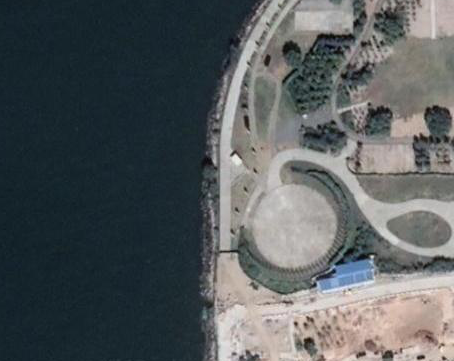
%> input picture Matlab-code/Saliency/img_data/single_data/1.tif, 454 x 361 px, given in place of 1.png, which was not available
$ octave jiakung_main.m   (GNU Octave 9; MATLAB toolbox functions it lacks are replaced by stand-ins)
%> lines starting %> are read from the running program, lines starting %| are printed output that depends on the picture; in (x1, y1, x2, y2) boxes, pixels count from 0 and x2, y2 are one past the last pixel; in counts of white or black regions, pixels touching at a corner belong together; the program's own positions count from 1; pictures that were not available may be replaced by others from this repository, and a replacement may not be noted
%> further down, I is the input picture: size 361x454x3 uint8; mean R, G, B 85.4, 90.6, 92.4
### Matlab-code/picaddbox/DrawRectangle.m
function I_rgb = DrawRectangle(I, LeftUpPoint, RightBottomPoint,LineWidth)
%> called with LeftUpPoint = [220 120], RightBottomPoint = [300 200], LineWidth = 2
% example  I_rgb = ShowEnlargedRectangle(I, [10,20], [50,60], 1)

if size(I,3)==1
    I_rgb(:,:,1) = I;
    I_rgb(:,:,2) = I;
    I_rgb(:,:,3) = I;
else
    I_rgb = I;
end

if ~exist('LineWidth','var')
    LineWidth = 1;
end

UpRow = LeftUpPoint(1);
LeftColumn = LeftUpPoint(2);
BottomRow = RightBottomPoint(1);
RightColumn = RightBottomPoint(2);

% 上面线
I_rgb(UpRow:UpRow + LineWidth - 1,LeftColumn:RightColumn,1) = 255;
I_rgb(UpRow:UpRow + LineWidth - 1,LeftColumn:RightColumn,2) = 0;
%> I_rgb: size 361x454x3 uint8; mean R, G, B 85.6, 90.6, 92.4; mean of the top-left, top-right, bottom-left and bottom-right quarters 38.9, 119.5, 45.7, 153.8
I_rgb(UpRow:UpRow + LineWidth - 1,LeftColumn:RightColumn,3) = 0;
% 下面线
I_rgb(BottomRow:BottomRow + LineWidth - 1,LeftColumn:RightColumn+ 3,1) = 255;
I_rgb(BottomRow:BottomRow + LineWidth - 1,LeftColumn:RightColumn+ 3,2) = 0;
%> I_rgb: size 361x454x3 uint8; mean R, G, B 85.8, 90.5, 92.3
I_rgb(BottomRow:BottomRow + LineWidth - 1,LeftColumn:RightColumn+ 3,3) = 0;
% 左面线
I_rgb(UpRow:BottomRow,LeftColumn:LeftColumn + LineWidth - 1,1) = 255;
I_rgb(UpRow:BottomRow,LeftColumn:LeftColumn + LineWidth - 1,2) = 0;
%> I_rgb: size 361x454x3 uint8; mean R, G, B 86.1, 90.5, 92.3; mean of the top-left, top-right, bottom-left and bottom-right quarters 38.9, 119.5, 46, 153.8
I_rgb(UpRow:BottomRow,LeftColumn:LeftColumn + LineWidth - 1,3) = 0;
% 右面线
I_rgb(UpRow:BottomRow,RightColumn -1:RightColumn + LineWidth - 1,1) = 255;
I_rgb(UpRow:BottomRow,RightColumn-1:RightColumn + LineWidth - 1,2) = 0;
I_rgb(UpRow:BottomRow,RightColumn-1:RightColumn + LineWidth - 1,3) = 0;
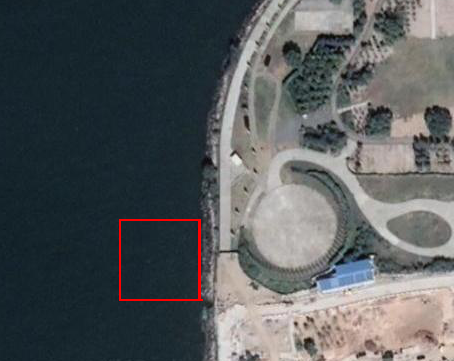
%> I_rgb: size 361x454x3 uint8; mean R, G, B 86.4, 90.4, 92.1

end

### IQA/ShowEnlargedRectangle.m
function I_rgb = ShowEnlargedRectangle(I, LeftUpPoint, RightBottomPoint, Enlargement_Factor, LineWidth, gap)
% example  I_rgb = ShowEnlargedRectangle(I, [10,20], [50,60], 1.5, 1)

if size(I,3)==1
    I_rgb(:,:,1) = I;
    I_rgb(:,:,2) = I;
    I_rgb(:,:,3) = I;
else
    I_rgb = I;
end

if ~exist('LineWidth','var')
    LineWidth = 1;
end

if ~exist('Enlargement_Factor','var')
    Enlargement_Factor = 1.5;
end

if ~exist('gap','var') %离左下方距离
    gap = 1;
end

%% 画矩形
I_rgb = DrawRectangle(I_rgb, LeftUpPoint, RightBottomPoint, LineWidth);

%% 提取矩形区域内图像
UpRow = LeftUpPoint(1);
LeftColumn = LeftUpPoint(2);
BottomRow = RightBottomPoint(1);
RightColumn = RightBottomPoint(2);

for i = 1 : size(I_rgb,3)
    Patch(:,:,i) = I_rgb(UpRow + LineWidth:BottomRow  - LineWidth,LeftColumn  + LineWidth:RightColumn  - LineWidth,i);
end
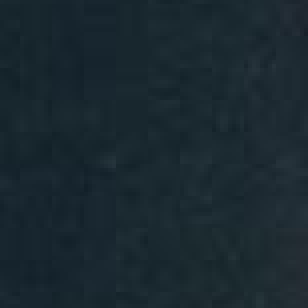
%> Patch: size 77x77x3 uint8 (shown 4 times larger); mean R, G, B 26, 40.3, 47.8

% 对提取到的区域进行放大
% Enlargement_Factor = 0.5;
Interpolation_Method = 'bilinear'; %bilinear,bicubic
Enlarged = imresize(Patch,Enlargement_Factor,Interpolation_Method);

% 对放大的区域进行显示
[m, n, c] = size(Enlarged);
%> m = 231; n = 231; c = 3
[row, ~, ~] = size(I_rgb);
%> row = 361
EnlargedShowStartRow = row - 1 - LineWidth;
%> EnlargedShowStartRow = 358
EnlargedShowStartColumn = 2 + LineWidth;
for j = 1 : c
    I_rgb(EnlargedShowStartRow - m + 1:EnlargedShowStartRow,EnlargedShowStartColumn:EnlargedShowStartColumn + n - 1,j) = Enlarged(:,:,j);
end
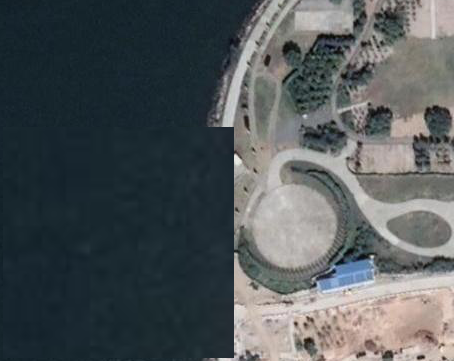
%> I_rgb: size 361x454x3 uint8; mean R, G, B 81.3, 87.1, 89.3
EnlargedShowStartRow = row - gap - LineWidth;
%> EnlargedShowStartRow = 357
EnlargedShowStartColumn = 1 + gap + LineWidth;
for j = 1 : c
    I_rgb(EnlargedShowStartRow - m + 1:EnlargedShowStartRow,EnlargedShowStartColumn:EnlargedShowStartColumn + n - 1,j) = Enlarged(:,:,j);
end
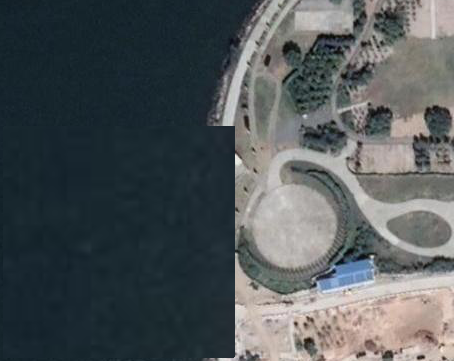
%> I_rgb: size 361x454x3 uint8; 14.31% of pixels changed, all inside (x1, y1, x2, y2) = (4, 126, 235, 357)
strw = strcat('1_labeled.png');
imwrite(Enlarged,strw,'png');
% 对放大显示后的区域画矩形
Point1 = [EnlargedShowStartRow - m + 1 - LineWidth,EnlargedShowStartColumn - LineWidth];
%> Point1 = [125 3]
Point2 = [EnlargedShowStartRow + 1,EnlargedShowStartColumn + n -1 + 1];
%> Point2 = [358 236 0]
I_rgb = DrawRectangle(I_rgb, Point1, Point2, LineWidth);
%> call 2 of DrawRectangle, with LeftUpPoint = [125 3], RightBottomPoint = [358 236 0], LineWidth = 2
%> in DrawRectangle (call 2), `I_rgb(UpRow:UpRow + LineWidth - 1,LeftColumn:RightColumn,1) = 255;`:
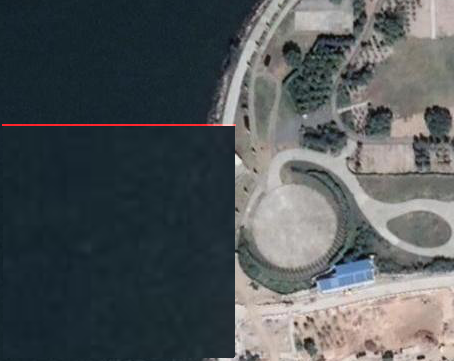
%> I_rgb: size 361x454x3 uint8; 0.29% of pixels changed, all inside (x1, y1, x2, y2) = (2, 124, 236, 126)
%> in DrawRectangle (call 2), `I_rgb(UpRow:BottomRow,LeftColumn:LeftColumn + LineWidth - 1,1) = 255;`:
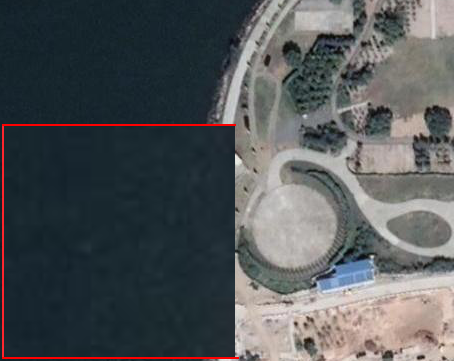
%> I_rgb: size 361x454x3 uint8; mean R, G, B 83, 86.7, 88.8
%> in DrawRectangle (call 2), `I_rgb(UpRow:BottomRow,RightColumn-1:RightColumn + LineWidth - 1,3) = 0;`:
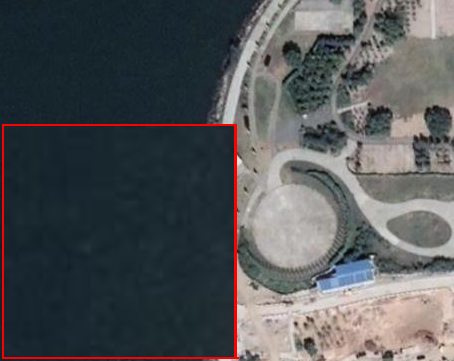
%> I_rgb: size 361x454x3 uint8; mean R, G, B 83.5, 86, 88.2

end

### IQA/jiakung_main.m
%图片加框局部放大显示主函数
clear all; clc;
for TestImgIndex=1:1
strh1=strcat('C:\Users\wang\Desktop\1.png');
I = imread(strh1);

I1 = ShowEnlargedRectangle(I,[220,120],[300,200],3,2,2); %输入参数(img,[x,y][m,n],3,2,2),必要条件m-x=n-y,根据n,m,x,y调整框的大小
figure;imshow(I1);
% strw = strcat(num2str(TestImgIndex),'_labeled.png');
% imwrite(I1,strw,'png');

end
